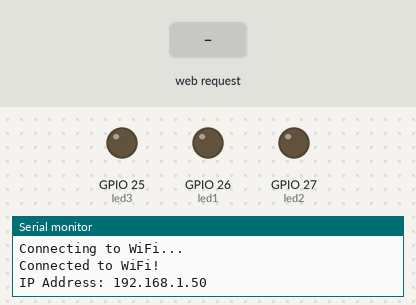
This sketch was run on a simulated ESP32. Shown: output pins drawn as LEDs (lit = HIGH), the last lines printed to the serial monitor. The inputs (shaded band) are chosen by the test bench. WiFi joins after 1.5 s; servers stay silent unless stated.

Above: at 3.2 s.
3.3 s: HTTP request GET /led1/on received
At 4.5 s:
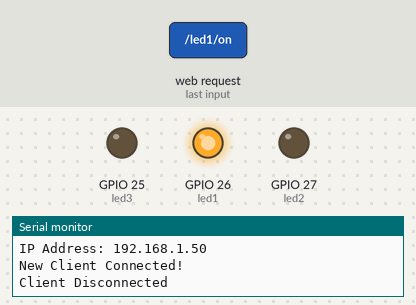
4.8 s: HTTP request GET /led2/on received
At 5.7 s:
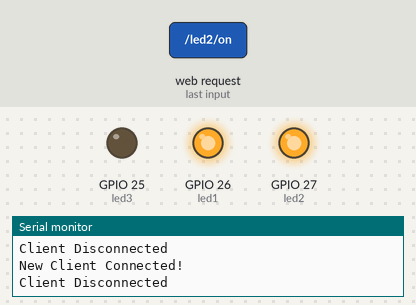
6.3 s: HTTP request GET /led1/off received
At 6.9 s:
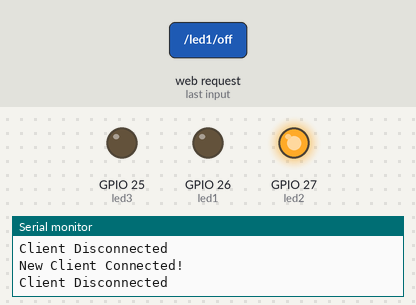
7.8 s: HTTP request GET /led3/on received
At 9.0 s:
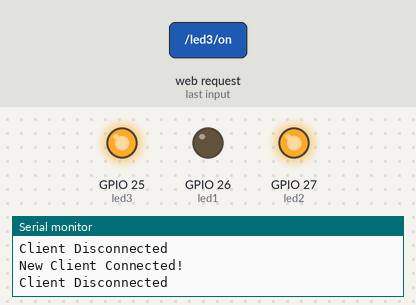
9.3 s: HTTP request GET /led2/off received
At 10.4 s:
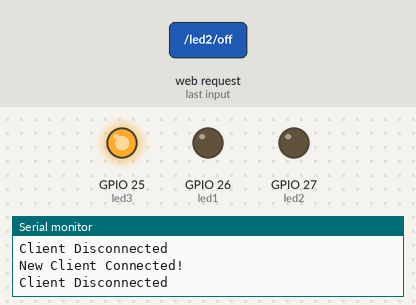
10.8 s: HTTP request GET /led3/off received
At 11.5 s:
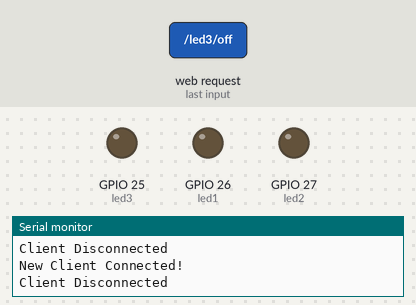
Timing chart, 0 to 13.3 s (numbered marks = the images above; inputs shaded):
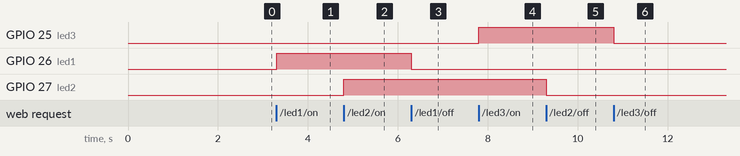

The sketch:

IP_address_with_web_GUI_no_ThirdParty.ino
```cpp
#include <WiFi.h>

const char* ssid = "Merlin";
const char* password = "2444*****";

WiFiServer server(80);

// Define LED GPIOs
const int led1 = 26;
const int led2 = 27;
const int led3 = 25;

void setup() {
    Serial.begin(115200);
    WiFi.begin(ssid, password);

    while (WiFi.status() != WL_CONNECTED) {
        delay(1000);
        Serial.println("Connecting to WiFi...");
    }

    Serial.println("Connected to WiFi!");
    Serial.print("IP Address: ");
    Serial.println(WiFi.localIP());

    server.begin();

    pinMode(led1, OUTPUT);
    pinMode(led2, OUTPUT);
    pinMode(led3, OUTPUT);
}

void loop() {
    WiFiClient client = server.available();
    if (!client) return;

    Serial.println("New Client Connected!");
    String request = "";
    while (client.connected()) {
        if (client.available()) {
            char c = client.read();
            request += c;
            if (c == '\n' && request.endsWith("\r\n\r\n")) break;
        }
    }

    if (request.indexOf("/led1/on") != -1) {
        digitalWrite(led1, HIGH);
    } else if (request.indexOf("/led1/off") != -1) {
        digitalWrite(led1, LOW);
    } else if (request.indexOf("/led2/on") != -1) {
        digitalWrite(led2, HIGH);
    } else if (request.indexOf("/led2/off") != -1) {
        digitalWrite(led2, LOW);
    }  else if (request.indexOf("/led3/on") != -1) {
        digitalWrite(led3, HIGH);
    } else if (request.indexOf("/led3/off") != -1) {
        digitalWrite(led3, LOW);
    }

    // HTML Response
    client.println("HTTP/1.1 200 OK");
    client.println("Content-type:text/html");
    client.println();
    client.println("<html><body>");
    client.println("<h1>ESP32 LED Control</h1>");
    client.println("<button onclick=\"location.href='/led1/on'\">LED 1 ON</button>");
    client.println("<button onclick=\"location.href='/led1/off'\">LED 1 OFF</button>");
    client.println("<button onclick=\"location.href='/led2/on'\">LED 2 ON</button>");
    client.println("<button onclick=\"location.href='/led2/off'\">LED 2 OFF</button>");
    client.println("<button onclick=\"location.href='/led3/on'\">LED 3 ON</button>");
    client.println("<button onclick=\"location.href='/led3/off'\">LED 3 OFF</button>");
    client.println("</body></html>");
    client.println();

    delay(1);
    client.stop();
    Serial.println("Client Disconnected");
}
```

Measured:
- after the input at 3.3 s, GPIO 26 (led1): LOW → HIGH at once
- after the input at 4.8 s, GPIO 27 (led2): LOW → HIGH at once
- after the input at 6.3 s, GPIO 26 (led1): HIGH → LOW at once
- after the input at 7.8 s, GPIO 25 (led3): LOW → HIGH at once
- after the input at 9.3 s, GPIO 27 (led2): HIGH → LOW at once
- after the input at 10.8 s, GPIO 25 (led3): HIGH → LOW at once
